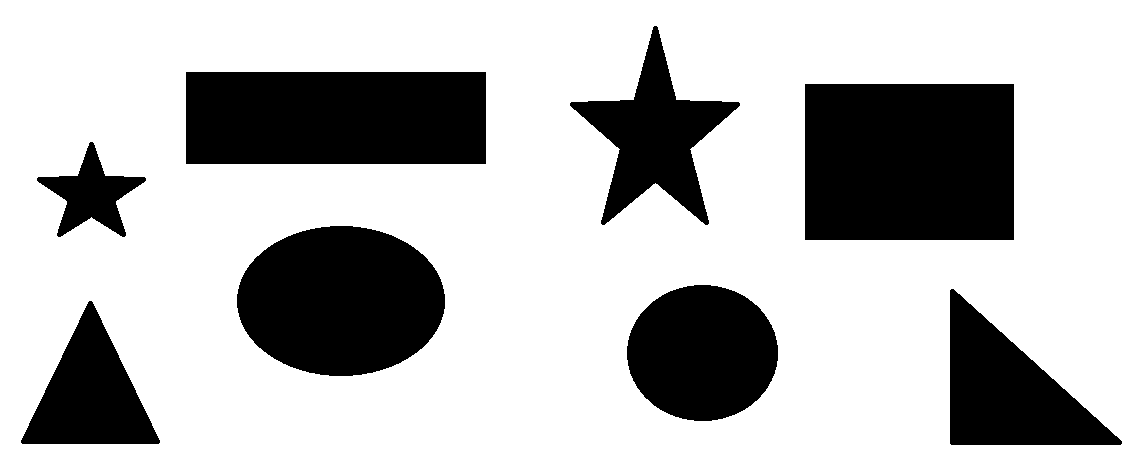
%> input picture Lab 8 - Image Representation/TestCase1.png, 1140 x 465 px
$ octave Handson8.m   (GNU Octave 9; MATLAB toolbox functions it lacks are replaced by stand-ins)
%> lines starting %> are read from the running program, lines starting %| are printed output that depends on the picture; in (x1, y1, x2, y2) boxes, pixels count from 0 and x2, y2 are one past the last pixel; in counts of white or black regions, pixels touching at a corner belong together; the program's own positions count from 1
I = imread('TestCase1.png');
%> I is the input picture: size 465x1140x3 uint8; 73.3% white; 8 black regions, largest, box (x1, y1, x2, y2) and area: (805, 84, 1014, 240) 32604, (186, 72, 486, 164) 27600, (237, 226, 445, 376) 24488
figure, imshow(I), title('orig. image');

grI = rgb2gray(I);
figure, imshow(grI), title('gray image');

% negate image to make objects filled with white [pre processing for bwlabel]
baseI = ~grI;
figure, imshow(baseI), title('image in base form');

% objects segmentation
[L, num] = bwlabel(baseI);
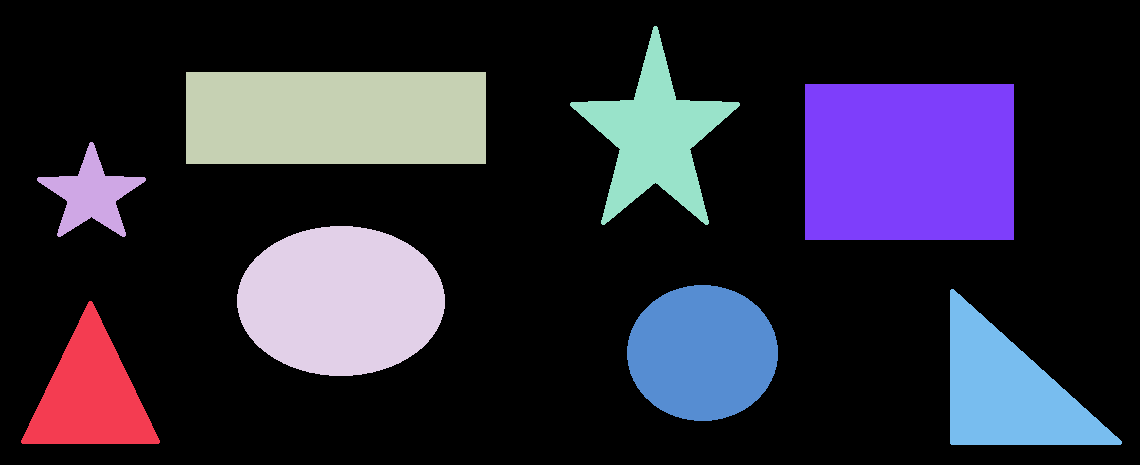
%> L: size 465x1140 double; 9 distinct labels, from 0 to 8; one colour per label, 0 black
%> num = 8
figure, imshow(L), title('segmented objects');
rgbL = label2rgb(L);
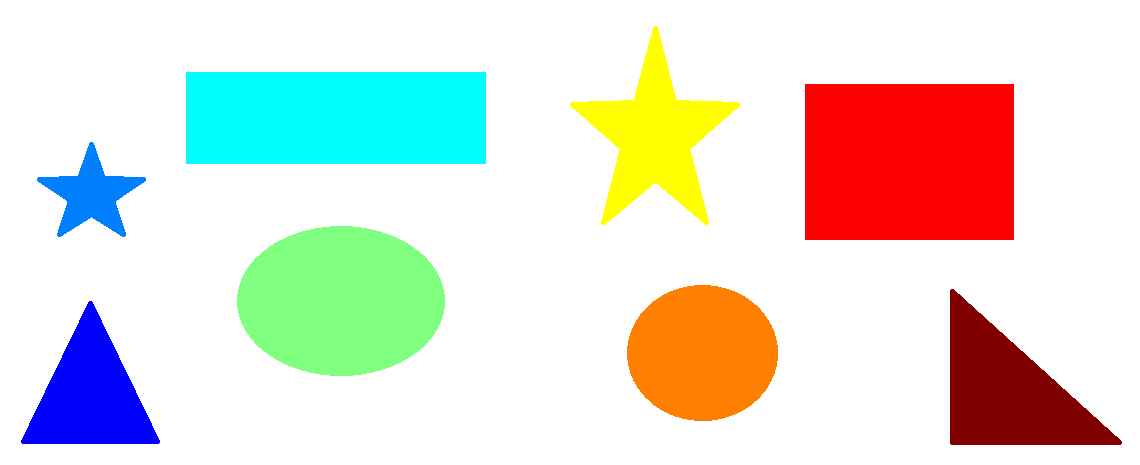
%> rgbL: size 465x1140x3 uint8; mean R, G, B 225.5, 222.8, 213
figure, imshow(rgbL), title('segmented objects (rgb)');
fprintf("Objects count: %d\n", num);
%| Objects count: 8

% create matrix for different shapes
Trianlge = zeros(size(L));
Star = zeros(size(L));
Circle = zeros(size(L));
Rectangle = zeros(size(L));

% get properties for each object
stats = regionprops(L, "Perimeter", "Area", "Extent");
%> stats = 8 regions; Area, Extent and Perimeter: 32604 1 711.1, 27600 1 764, 24488 0.785 563.3, 16117 0.785 448.4, 13982 0.521 549.4, 12469 0.369 711.3, 10365 0.521 447.2, 4128 0.399 382.8

% get rectangularity (extent) --> [identify rectangle from circle]
rectangularity = [stats.Extent];
%> rectangularity = [0.521 0.399 1 0.785 0.369 0.785 1 0.521]

% calc circularity --> [identify star from traingle]
circularity = [stats.Perimeter].^2 ./ (4 * pi * [stats.Area]);
%> circularity = [1.54 2.82 1.68 1.03 3.23 0.993 1.23 1.72]


% get rectangles --> rectangularity = 1
r = find(rectangularity == 1);
%> r = [3 7]
numberofrectangles = length(r);
%> numberofrectangles = 2
fprintf("Rectangles count: %d\n", numberofrectangles);
%| Rectangles count: 2
for i = r
    Rectangle(L == i) = true;
    colormap = [1 0 0];
    rect_img = label2rgb(Rectangle, colormap, 'k');
end
%> this loop made 2 passes
%> (i, colormap) on passes 1 to 2: (3, [1 0 0]), (7, [1 0 0])
%> pass 1, `rect_img = label2rgb(Rectangle, colormap, 'k');`:
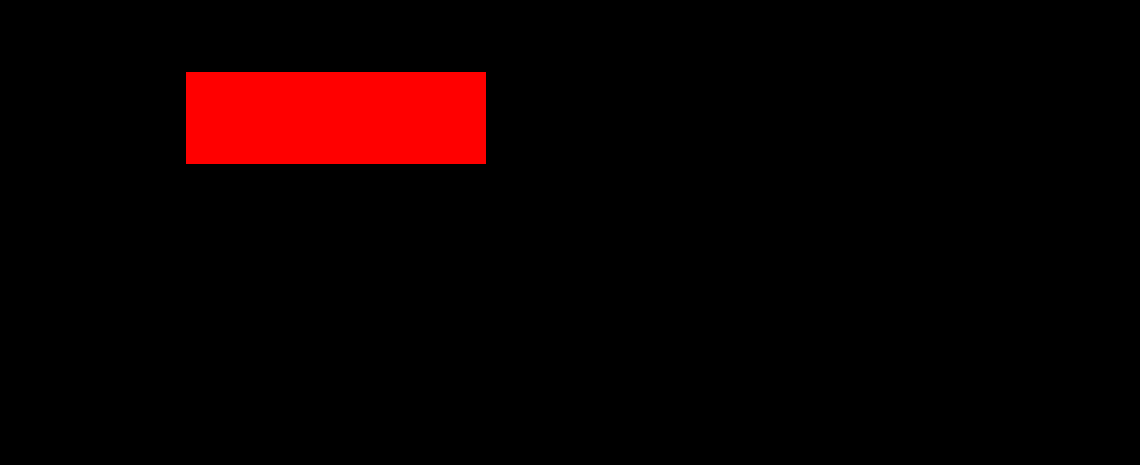
%> rect_img: size 465x1140x3 uint8; mean R, G, B 13.3, 0, 0
%> after the loop:
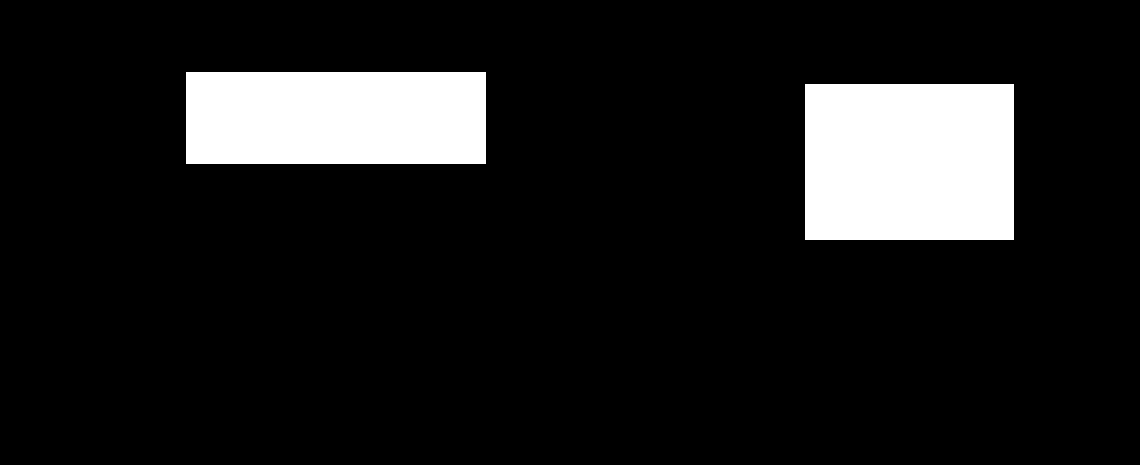
%> Rectangle: size 465x1140 double; values 0 (black) and 1 (white), 11.4% white; 2 white regions, box (x1, y1, x2, y2) and area: (805, 84, 1014, 240) 32604, (186, 72, 486, 164) 27600
figure, imshow(rect_img), title("rectagles");


% get circles --> 0.6 <= rectang[circle] <= 0.85
c = find(rectangularity >= 0.6 & rectangularity <= 0.85);
%> c = [4 6]
numberofcircles = length(c);
%> numberofcircles = 2
fprintf("Circles count: %d\n", numberofcircles);
%| Circles count: 2
for i = c
    Circle(L == i) = true;
    colormap = [0 1 0];
    circle_img = label2rgb(Circle, colormap, 'k');
end
%> this loop made 2 passes
%> (i, colormap) on passes 1 to 2: (4, [0 1 0]), (6, [0 1 0])
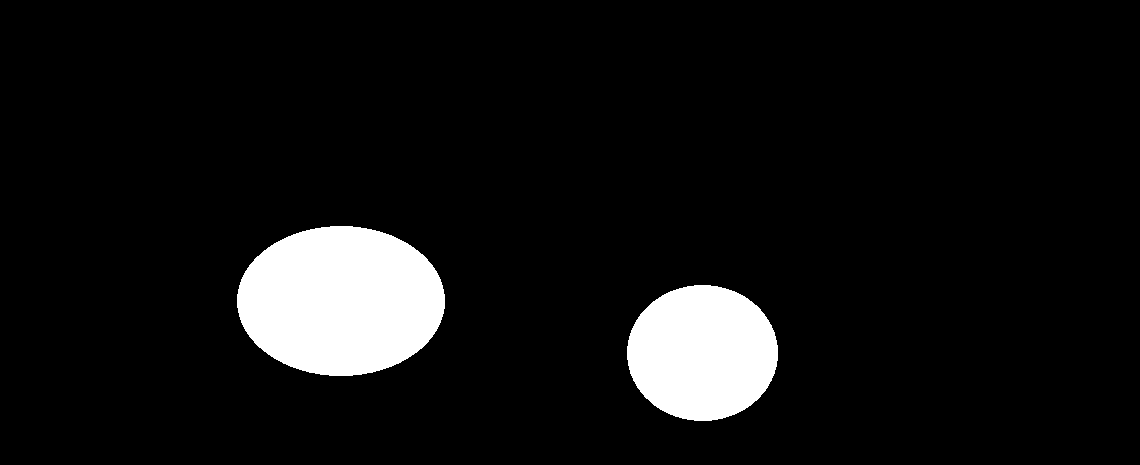
%> Circle: size 465x1140 double; values 0 (black) and 1 (white), 7.7% white; 2 white regions, box (x1, y1, x2, y2) and area: (237, 226, 445, 376) 24488, (627, 285, 778, 421) 16117
figure, imshow(circle_img), title("circles");


% get stars --> circularity > 2
s = find(circularity > 2);
%> s = [2 5]
numberofstars = length(s);
%> numberofstars = 2
fprintf("Stars count: %d\n", numberofstars);
%| Stars count: 2
for i = s
    Star(L == i) = true;
    colormap = [0 0 1];
    star_img = label2rgb(Star, colormap, 'k');
end
%> this loop made 2 passes
%> colormap on pass 1: [0 0 1]
%> (i, colormap) on pass 2: (5, [0 0 1])
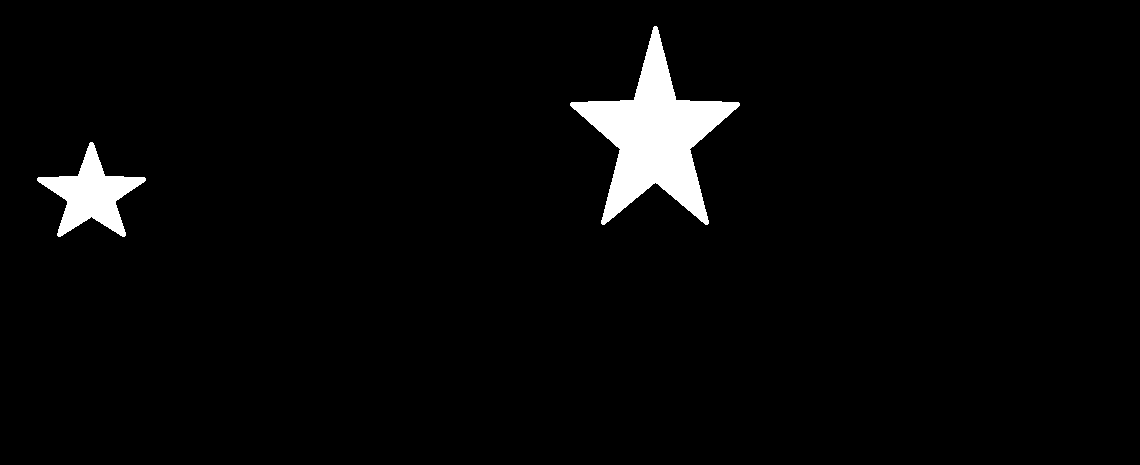
%> Star: size 465x1140 double; values 0 (black) and 1 (white), 3.1% white; 2 white regions, box (x1, y1, x2, y2) and area: (570, 26, 740, 225) 12469, (37, 142, 146, 237) 4128
figure, imshow(star_img), title("stars");


% get triangles
t = find(rectangularity > 0.5 & rectangularity < 0.6);
%> t = [1 8]
numberoftriangles = length(t);
%> numberoftriangles = 2
fprintf("Triangles count: %d\n", numberoftriangles);
%| Triangles count: 2
for i = t
    Trianlge(L == i) = true;
    colormap = [1 1 0];
    triangle_img = label2rgb(Trianlge, colormap, 'k');
end
%> this loop made 2 passes
%> colormap on pass 1: [1 1 0]
%> (i, colormap) on pass 2: (8, [1 1 0])
%> Trianlge: size 465x1140 double; values 0 (black) and 1 (white), 4.6% white; 2 white regions, box (x1, y1, x2, y2) and area: (950, 289, 1122, 445) 13982, (21, 301, 160, 444) 10365
figure, imshow(triangle_img), title("triangles");


% final image
finalImg = uint8(triangle_img + star_img + circle_img + rect_img);
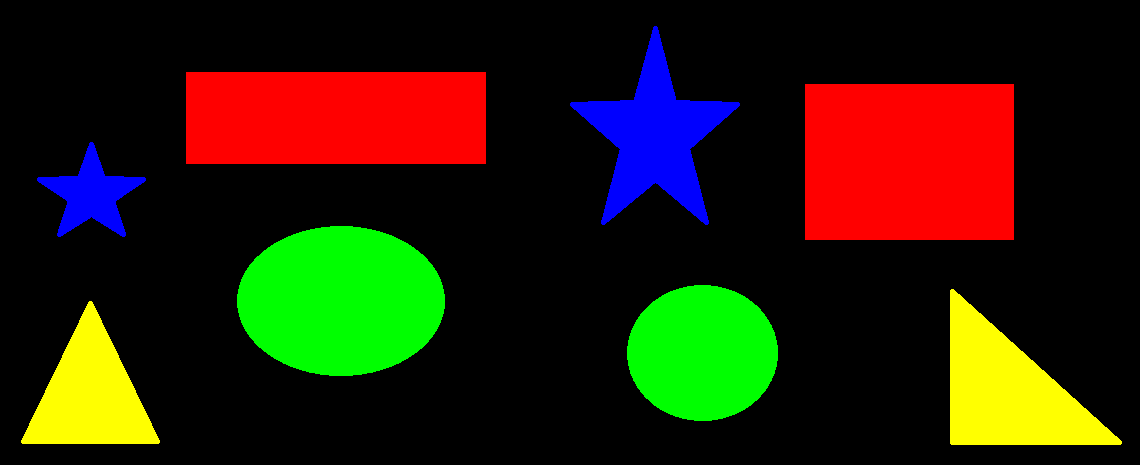
%> finalImg: size 465x1140x3 uint8; mean R, G, B 40.7, 31.2, 8
figure, imshow(finalImg), title('Final Image');

$ run again, with Lab 8 - Image Representation/TestCase2.png copied over Lab 8 - Image Representation/TestCase1.png
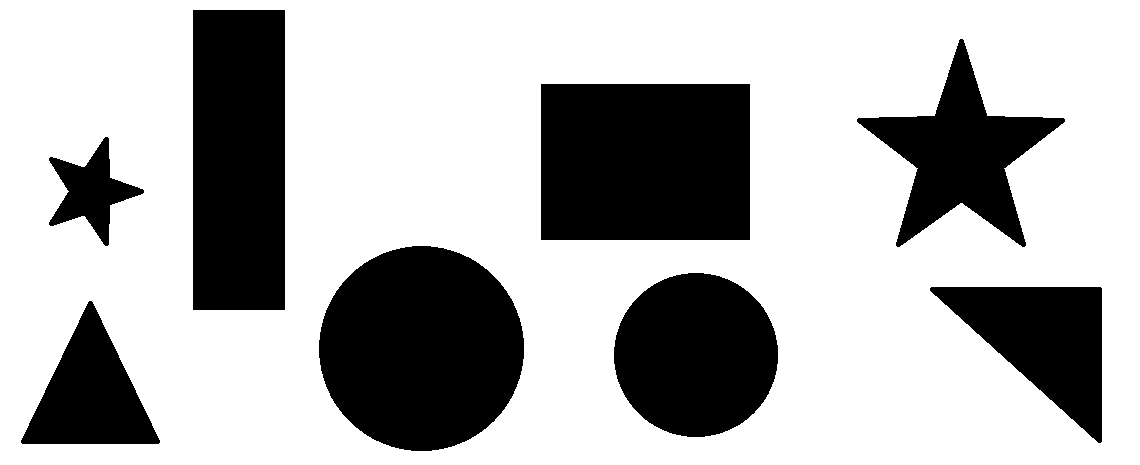
%> input picture Lab 8 - Image Representation/TestCase2.png, 1140 x 465 px
%> I is the input picture: size 465x1140x3 uint8; 70.1% white; 8 black regions, largest, box (x1, y1, x2, y2) and area: (319, 246, 524, 451) 32963, (541, 84, 750, 240) 32604, (193, 10, 285, 310) 27600
%> L: size 465x1140 double; 9 distinct labels, from 0 to 8
%> num = 8
%| Objects count: 8
%> stats = 8 regions; Area, Extent and Perimeter: 32963 0.784 641.1, 32604 1 711.1, 27600 1 764, 21096 0.784 511.9, 15922 0.368 795.8, 13982 0.521 549.4, 10365 0.521 447.2, 4128 0.399 382.8
%> rectangularity = [0.521 0.399 1 0.784 1 0.784 0.368 0.521]
%> circularity = [1.54 2.82 1.68 0.992 1.23 0.988 3.17 1.72]
%> r = [3 5]
%> numberofrectangles = 2
%| Rectangles count: 2
%> the loop `for i = r` made 2 passes
%> (i, colormap) on passes 1 to 2: (3, [1 0 0]), (5, [1 0 0])
%> c = [4 6]
%> numberofcircles = 2
%| Circles count: 2
%> the loop `for i = c` made 2 passes
%> (i, colormap) on passes 1 to 2: (4, [0 1 0]), (6, [0 1 0])
%> s = [2 7]
%> numberofstars = 2
%| Stars count: 2
%> the loop `for i = s` made 2 passes
%> colormap on pass 1: [0 0 1]
%> after the loop `for i = s`:
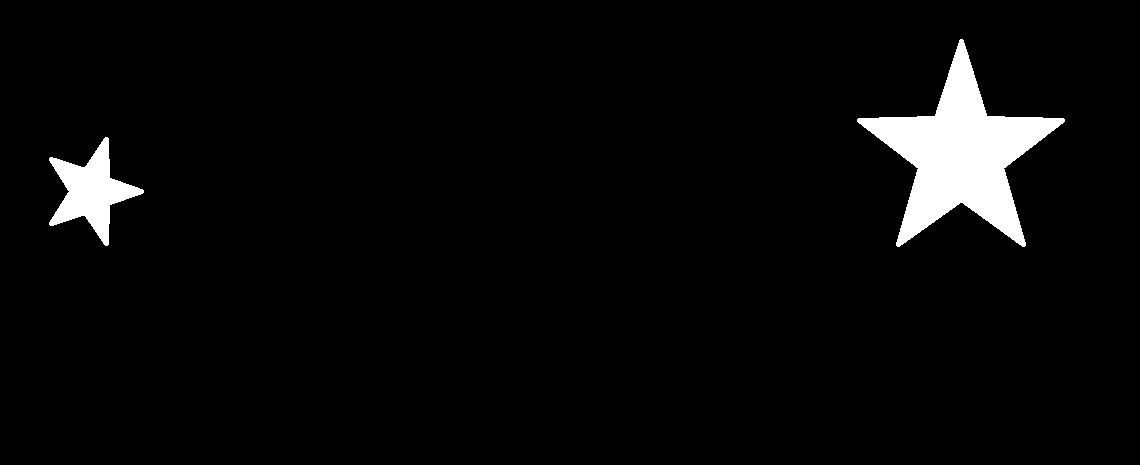
%> Star: size 465x1140 double; values 0 (black) and 1 (white), 3.8% white; 2 white regions, box (x1, y1, x2, y2) and area: (857, 39, 1065, 247) 15922, (49, 137, 144, 246) 4128
%> t = [1 8]
%> numberoftriangles = 2
%| Triangles count: 2
%> the loop `for i = t` made 2 passes
%> colormap on pass 1: [1 1 0]
%> `finalImg = uint8(triangle_img + star_img + circle_img + rect_img);`:
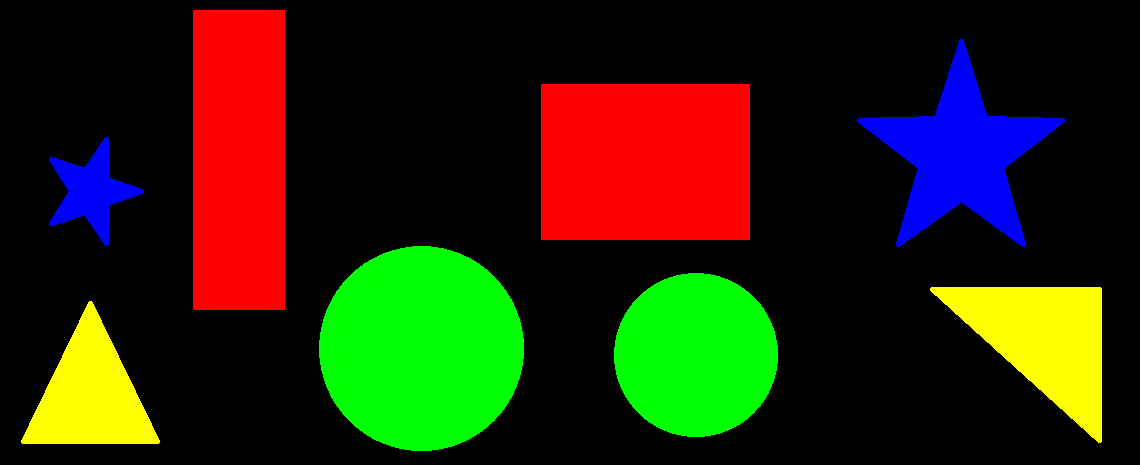
%> finalImg: size 465x1140x3 uint8; mean R, G, B 40.7, 37.7, 9.6

$ run again, with Lab 8 - Image Representation/TestCase3.png copied over Lab 8 - Image Representation/TestCase1.png
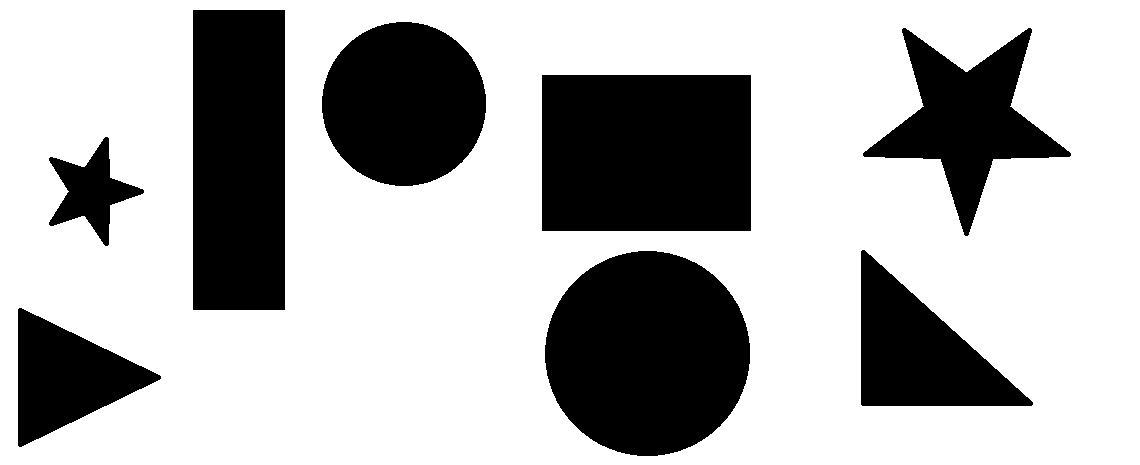
%> input picture Lab 8 - Image Representation/TestCase3.png, 1140 x 465 px
%> I is the input picture: size 465x1140x3 uint8; 70.1% white; 8 black regions, largest, box (x1, y1, x2, y2) and area: (545, 251, 750, 456) 32963, (542, 75, 751, 231) 32604, (193, 10, 285, 310) 27600
%> L: size 465x1140 double; 9 distinct labels, from 0 to 8
%> num = 8
%| Objects count: 8
%> stats = 8 regions; Area, Extent and Perimeter: 32963 0.784 641.1, 32604 1 711.1, 27600 1 764, 21096 0.784 511.9, 15922 0.368 795.8, 13982 0.521 549.4, 10365 0.521 447.2, 4128 0.399 382.8
%> rectangularity = [0.521 0.399 1 0.784 1 0.784 0.521 0.368]
%> circularity = [1.54 2.82 1.68 0.988 1.23 0.992 1.72 3.17]
%> r = [3 5]
%> numberofrectangles = 2
%| Rectangles count: 2
%> the loop `for i = r` made 2 passes
%> (i, colormap) on passes 1 to 2: (3, [1 0 0]), (5, [1 0 0])
%> c = [4 6]
%> numberofcircles = 2
%| Circles count: 2
%> the loop `for i = c` made 2 passes
%> (i, colormap) on passes 1 to 2: (4, [0 1 0]), (6, [0 1 0])
%> s = [2 8]
%> numberofstars = 2
%| Stars count: 2
%> the loop `for i = s` made 2 passes
%> colormap on pass 1: [0 0 1]
%> after the loop `for i = s`:
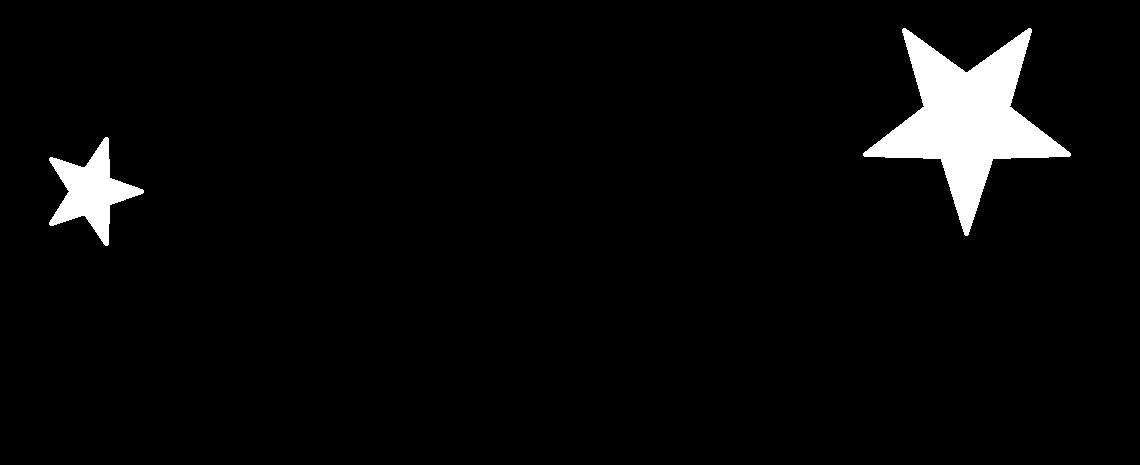
%> Star: size 465x1140 double; values 0 (black) and 1 (white), 3.8% white; 2 white regions, box (x1, y1, x2, y2) and area: (863, 28, 1071, 236) 15922, (49, 137, 144, 246) 4128
%> t = [1 7]
%> numberoftriangles = 2
%| Triangles count: 2
%> the loop `for i = t` made 2 passes
%> colormap on pass 1: [1 1 0]
%> `finalImg = uint8(triangle_img + star_img + circle_img + rect_img);`:
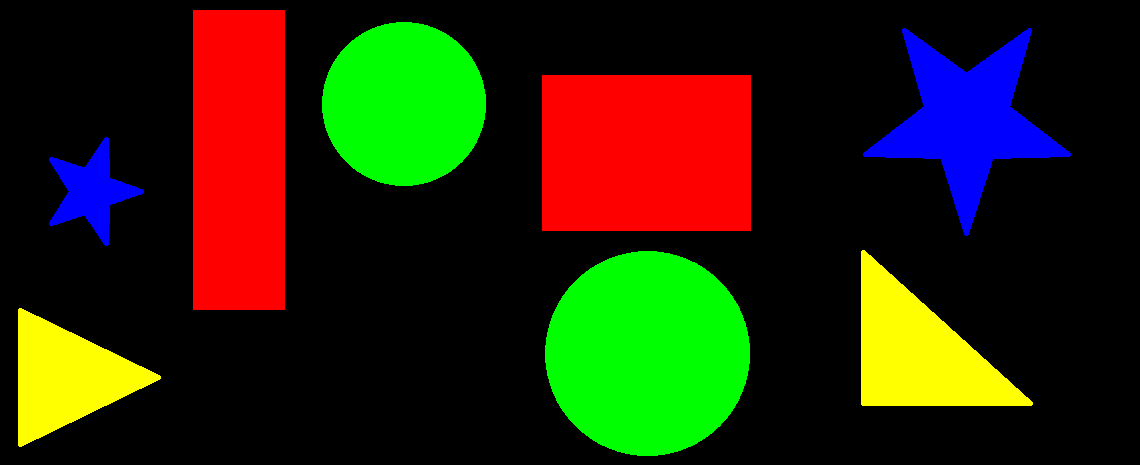
%> finalImg: size 465x1140x3 uint8; mean R, G, B 40.7, 37.7, 9.6
